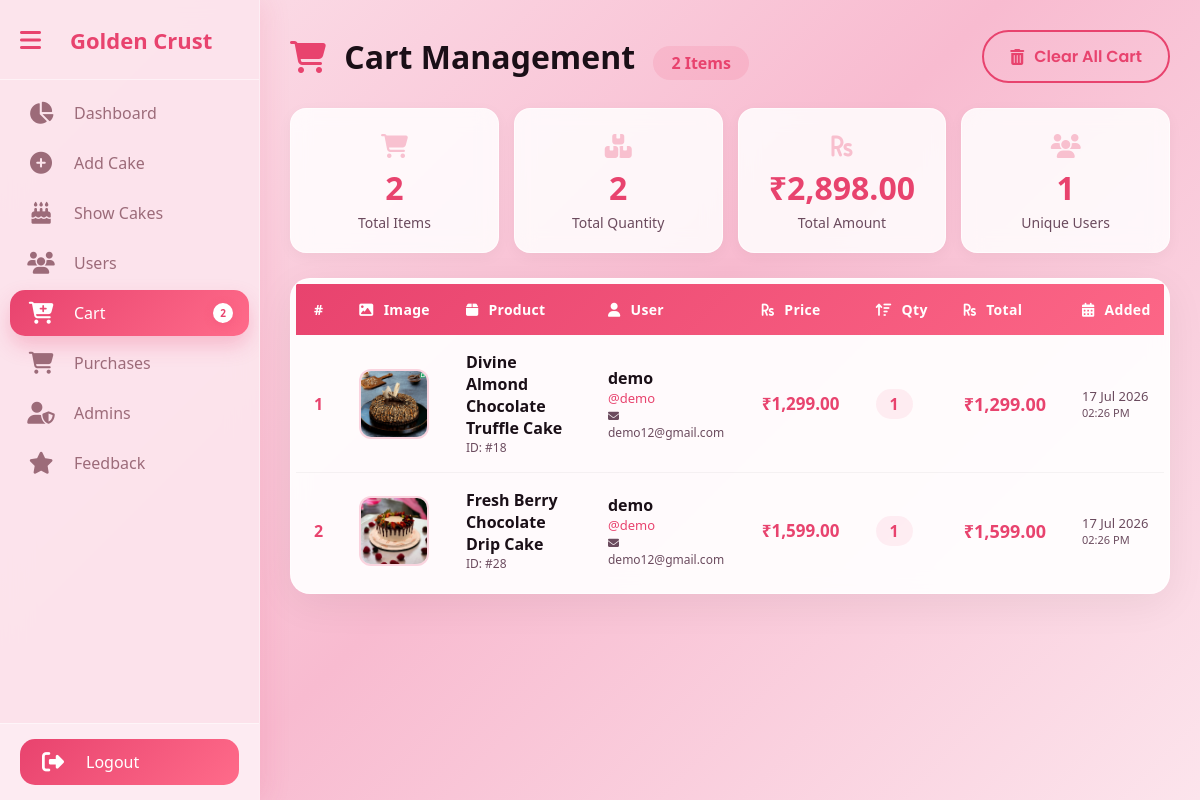
/project/admin/admin_cart.php (signed in), run on an earlier commit of the app's database.
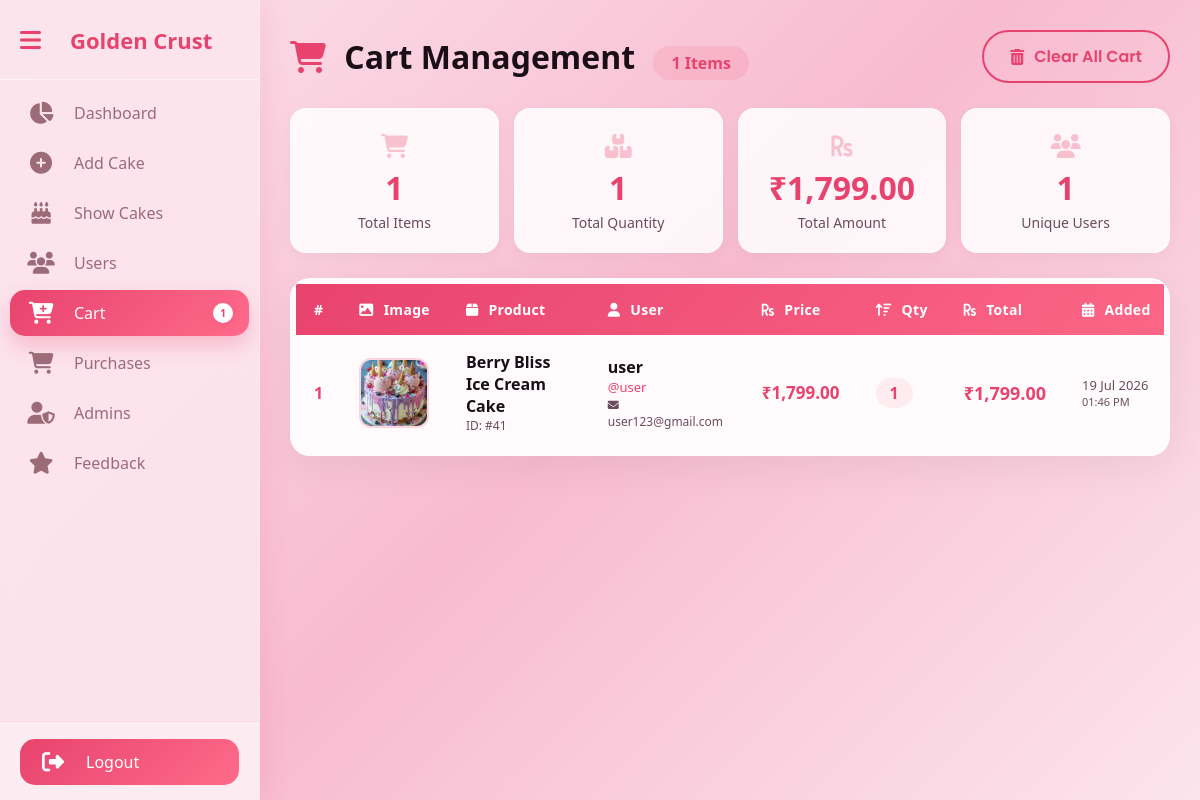
And on a later commit of the database.
### tables this page shows
CREATE TABLE `cart` (
  `id` int(11) NOT NULL,
  `user_id` int(11) NOT NULL,
  `product_id` int(11) NOT NULL,
  `itemname` varchar(255) NOT NULL,
  `price` decimal(10,2) NOT NULL,
  `quantity` int(11) NOT NULL DEFAULT 1,
  `total` decimal(10,2) NOT NULL,
  `img` varchar(255) DEFAULT NULL,
  `username` varchar(100) NOT NULL,
  `created_at` timestamp NOT NULL DEFAULT current_timestamp()
);

CREATE TABLE `users` (
  `id` int(11) NOT NULL,
  `name` varchar(100) NOT NULL,
  `address` text DEFAULT NULL,
  `city` varchar(100) DEFAULT NULL,
  `pincode` varchar(10) DEFAULT NULL,
  `state` varchar(100) DEFAULT NULL,
  `country` varchar(100) DEFAULT NULL,
  `username` varchar(100) DEFAULT NULL,
  `email` varchar(100) NOT NULL,
  `dob` date DEFAULT NULL,
  `password` varchar(100) NOT NULL,
  `gender` enum('Male','Female','Other') DEFAULT NULL,
  `mobileno` varchar(15) DEFAULT NULL,
  `created_at` timestamp NOT NULL DEFAULT current_timestamp(),
  `phone` varchar(20) DEFAULT NULL
);

### project/admin/admin_cart.php (the view, shortened to what the changed rows need)
<?php
$conn = mysqli_connect("localhost","root","","golden_crust");
$query = "
    SELECT
        c.id,
        c.user_id,
        c.product_id,
        c.itemname,
        c.price,
        c.quantity,
        c.total,
        c.img,
        c.username,
        c.created_at,
        u.name AS user_fullname,
        u.email AS user_email,
        u.mobileno AS user_mobile
    FROM cart c
    LEFT JOIN users u ON c.user_id = u.id
    ORDER BY c.created_at DESC
";
$result = mysqli_query($conn, $query);
$total_items_query = mysqli_query($conn, "SELECT COUNT(*) AS total FROM cart");
$total_items = mysqli_fetch_assoc($total_items_query)['total'] ?? 0;
$total_quantity_query = mysqli_query($conn, "SELECT SUM(quantity) AS total FROM cart");
$total_quantity = mysqli_fetch_assoc($total_quantity_query)['total'] ?? 0;
$total_amount_query = mysqli_query($conn, "SELECT SUM(total) AS total FROM cart");
$total_amount = mysqli_fetch_assoc($total_amount_query)['total'] ?? 0;
?>
<!DOCTYPE html>
<html>
<head>
    <link rel="stylesheet" href="https://cdnjs.cloudflare.com/ajax/libs/font-awesome/6.4.0/css/all.min.css">
</head>
<body>
<?php include "includes/sidebar.php"; ?>
<div class="main" id="main">
    <div class="page-header">
        <div class="title">
            <i class="fas fa-shopping-cart"></i> Cart Management
            <span class="badge"><?php echo $total_items; ?> Items</span>
        </div>
    </div>
    <div class="stats-grid">
        <div class="stat-card">
            <div class="stat-icon"><i class="fas fa-shopping-cart"></i></div>
            <div class="stat-number"><?php echo $total_items; ?></div>
            <div class="stat-label">Total Items</div>
        </div>
        <div class="stat-card">
            <div class="stat-icon"><i class="fas fa-boxes"></i></div>
            <div class="stat-number"><?php echo $total_quantity; ?></div>
            <div class="stat-label">Total Quantity</div>
        </div>
        <div class="stat-card">
            <div class="stat-icon"><i class="fas fa-rupee-sign"></i></div>
            <div class="stat-number">₹<?php echo number_format($total_amount, 2); ?></div>
            <div class="stat-label">Total Amount</div>
        </div>
    </div>
    <div class="table-wrapper">
        <div class="table-scroll">
            <table>
                <thead>
                    <tr>
                        <th>#</th>
                        <th><i class="fas fa-image"></i> Image</th>
                        <th><i class="fas fa-box"></i> Product</th>
                        <th><i class="fas fa-user"></i> User</th>
                        <th><i class="fas fa-rupee-sign"></i> Price</th>
                        <th><i class="fas fa-sort-amount-up"></i> Qty</th>
                        <th><i class="fas fa-rupee-sign"></i> Total</th>
                        <th><i class="fas fa-calendar-alt"></i> Added</th>
                    </tr>
                </thead>
                <tbody>
                    <?php if(mysqli_num_rows($result) > 0): ?>
                        <?php $sr = 1; while($row = mysqli_fetch_assoc($result)): ?>
                        <tr>
                            <td class="serial-number"><?php echo $sr++; ?></td>
                            <td>
                                <?php
                                $image_path = '';
                                $image_exists = false;
                                if(!empty($row['img'])){
                                    $paths_to_try = [
                                        'admin/uploads/' . $row['img'],
                                        '../admin/uploads/' . $row['img'],
                                        '../../admin/uploads/' . $row['img'],
                                        'uploads/' . $row['img'],
                                        '../uploads/' . $row['img'],
                                        '../../uploads/' . $row['img']
                                    ];
                                    foreach($paths_to_try as $test_path){
                                        if(file_exists($test_path)){
                                            $image_path = $test_path;
                                            $image_exists = true;
                                            break;
                                        }
                                    }
                                }
                                ?>
                                <?php if(!empty($row['img']) && $image_exists): ?>
                                    <img src="<?php echo htmlspecialchars($image_path); ?>"
                                         alt="<?php echo htmlspecialchars($row['itemname']); ?>"
                                         class="item-img"
                                         onerror="this.style.display='none'; this.nextElementSibling.style.display='flex';">
                                <?php else: ?>
                                    <div class="item-img-placeholder">
                                        <i class="fas fa-cake"></i>
                                    </div>
                                <?php endif; ?>
                            </td>
                            <td>
                                <div class="product-name"><?php echo htmlspecialchars($row['itemname']); ?></div>
                                <div class="product-id">ID: #<?php echo $row['product_id']; ?></div>
                            </td>
                            <td>
                                <div class="user-cell">
                                    <div class="user-name"><?php echo htmlspecialchars($row['user_fullname'] ?? $row['username']); ?></div>
                                    <div class="user-username">@<?php echo htmlspecialchars($row['username']); ?></div>
                                    <div class="user-email"><i class="fas fa-envelope" style="font-size: 11px;"></i> <?php echo htmlspecialchars($row['user_email'] ?? 'N/A'); ?></div>
                                </div>
                            </td>
                            <td class="price-text">₹<?php echo number_format($row['price'], 2); ?></td>
                            <td><span class="qty-badge"><?php echo $row['quantity']; ?></span></td>
                            <td class="total-text">₹<?php echo number_format($row['total'], 2); ?></td>
                            <td>
                                <div class="date-text"><?php echo date('d M Y', strtotime($row['created_at'])); ?></div>
                                <div class="time-text"><?php echo date('h:i A', strtotime($row['created_at'])); ?></div>
                            </td>
                        </tr>
                        <?php endwhile; ?>
                    <?php endif; ?>
                </tbody>
            </table>
        </div>
    </div>
</div>
</body>
</html>

### project/admin/includes/sidebar.php (shortened to what the changed rows need)
<?php
$currentPage = basename($_SERVER['PHP_SELF']);
$conn = mysqli_connect("localhost","root","","golden_crust");
$cart_count_query = mysqli_query($conn, "SELECT COUNT(*) AS total FROM cart");
$cart_total = mysqli_fetch_assoc($cart_count_query);
$cart_count = $cart_total['total'] ?? 0;
?>
<link rel="stylesheet" href="https://cdnjs.cloudflare.com/ajax/libs/font-awesome/6.5.1/css/all.min.css">
<div class="sidebar" id="sidebar">
    <div class="top-section">
        <h2 class="logo-text">Golden Crust</h2>
    </div>
    <ul>
        <li>
            <a href="admin_cart.php" class="<?= ($currentPage=='admin_cart.php') ? 'active' : '' ?>">
                <i class="fas fa-cart-plus icon"></i>
                <span class="text">Cart</span>
                <?php if($cart_count > 0): ?>
                    <span class="badge"><?php echo $cart_count; ?></span>
                <?php endif; ?>
            </a>
        </li>
    </ul>
</div>

What changed in the data, as far as the page shows it:
removed cart: img (picture), itemname "Divine Almond Chocolate Truffle Cake", product "18", user.name "demo", username "demo", user.email "demo12@gmail.com", price "1,299.00", quantity "1", total "1,299.00", created_at "17 Jul 2026", created_at "02:26 PM"
removed cart: img (picture), itemname "Fresh Berry Chocolate Drip Cake", product "28", user.name "demo", username "demo", user.email "demo12@gmail.com", price "1,599.00", quantity "1", total "1,599.00", created_at "17 Jul 2026", created_at "02:26 PM"
added cart: img (picture), itemname "Berry Bliss Ice Cream Cake", product "41", user.name "user", username "user", user.email "user123@gmail.com", price "1,799.00", quantity "1", total "1,799.00", created_at "19 Jul 2026", created_at "01:46 PM"
Also different on the page:
$cart_count: "2" → "1"
$total_items: "2" → "1"
$total_quantity: "2" → "1"
$total_amount: "2,898.00" → "1,799.00"
